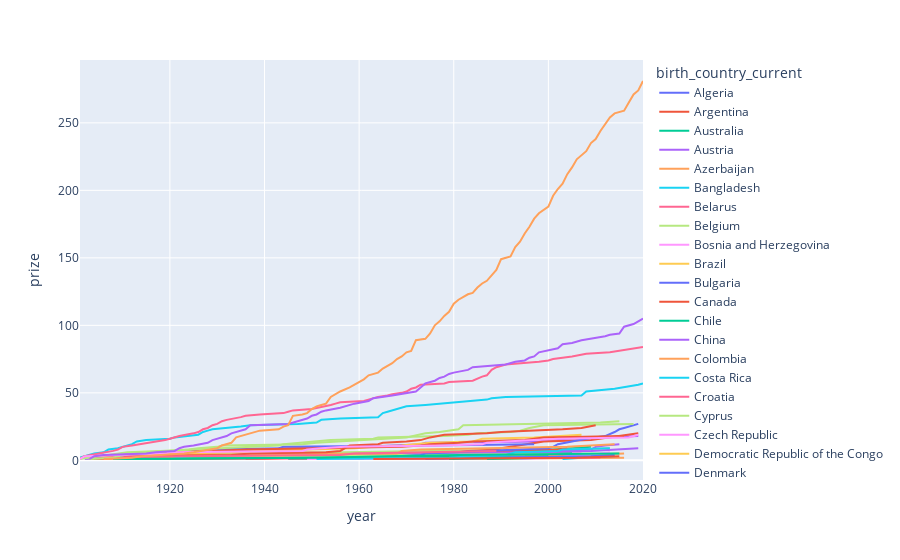

Notebook cell for this chart:
### Code cell
l_chart = px.line(cumulative_prizes,
                  x='year', 
                  y='prize',
                  color='birth_country_current',
                  hover_name='birth_country_current')
l_chart.show()
